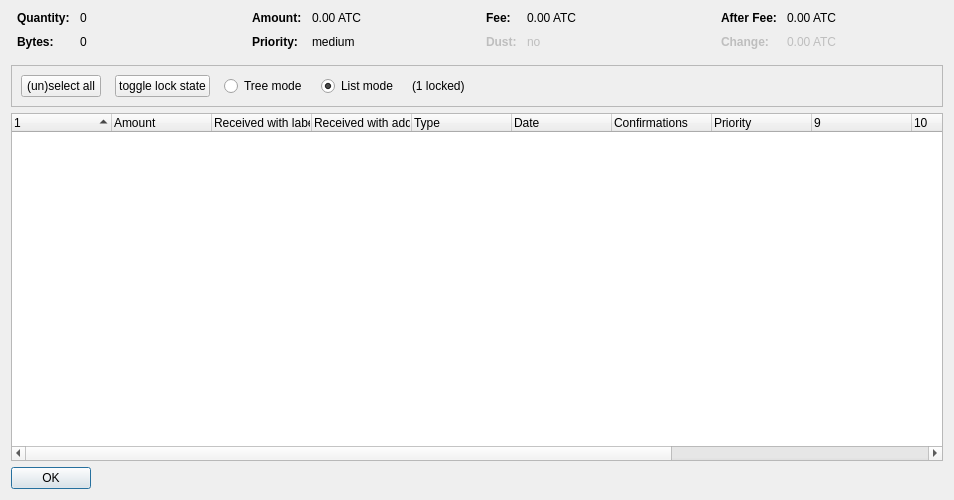
<?xml version="1.0" encoding="UTF-8"?>
<ui version="4.0">
 <class>CoinControlDialog</class>
 <widget class="QDialog" name="CoinControlDialog">
  <property name="geometry">
   <rect>
    <x>0</x>
    <y>0</y>
    <width>954</width>
    <height>500</height>
   </rect>
  </property>
  <property name="windowTitle">
   <string>Coin Selection</string>
  </property>
  <layout class="QVBoxLayout" name="verticalLayout">
   <item>
    <layout class="QHBoxLayout" name="horizontalLayoutTop" stretch="0,0,0,0">
     <property name="topMargin">
      <number>0</number>
     </property>
     <property name="bottomMargin">
      <number>10</number>
     </property>
     <item>
      <layout class="QFormLayout" name="formLayoutCoinControl1">
       <property name="horizontalSpacing">
        <number>10</number>
       </property>
       <property name="verticalSpacing">
        <number>10</number>
       </property>
       <property name="leftMargin">
        <number>6</number>
       </property>
       <property name="rightMargin">
        <number>6</number>
       </property>
       <item row="0" column="0">
        <widget class="QLabel" name="labelCoinControlQuantityText">
         <property name="font">
          <font>
           <weight>75</weight>
           <bold>true</bold>
          </font>
         </property>
         <property name="text">
          <string>Quantity:</string>
         </property>
        </widget>
       </item>
       <item row="0" column="1">
        <widget class="QLabel" name="labelCoinControlQuantity">
         <property name="cursor">
          <cursorShape>IBeamCursor</cursorShape>
         </property>
         <property name="contextMenuPolicy">
          <enum>Qt::ActionsContextMenu</enum>
         </property>
         <property name="text">
          <string notr="true">0</string>
         </property>
         <property name="textInteractionFlags">
          <set>Qt::LinksAccessibleByMouse|Qt::TextSelectableByKeyboard|Qt::TextSelectableByMouse</set>
         </property>
        </widget>
       </item>
       <item row="1" column="0">
        <widget class="QLabel" name="labelCoinControlBytesText">
         <property name="font">
          <font>
           <weight>75</weight>
           <bold>true</bold>
          </font>
         </property>
         <property name="text">
          <string>Bytes:</string>
         </property>
        </widget>
       </item>
       <item row="1" column="1">
        <widget class="QLabel" name="labelCoinControlBytes">
         <property name="cursor">
          <cursorShape>IBeamCursor</cursorShape>
         </property>
         <property name="contextMenuPolicy">
          <enum>Qt::ActionsContextMenu</enum>
         </property>
         <property name="text">
          <string notr="true">0</string>
         </property>
         <property name="textInteractionFlags">
          <set>Qt::LinksAccessibleByMouse|Qt::TextSelectableByKeyboard|Qt::TextSelectableByMouse</set>
         </property>
        </widget>
       </item>
      </layout>
     </item>
     <item>
      <layout class="QFormLayout" name="formLayoutCoinControl2">
       <property name="horizontalSpacing">
        <number>10</number>
       </property>
       <property name="verticalSpacing">
        <number>10</number>
       </property>
       <property name="leftMargin">
        <number>6</number>
       </property>
       <property name="rightMargin">
        <number>6</number>
       </property>
       <item row="0" column="0">
        <widget class="QLabel" name="labelCoinControlAmountText">
         <property name="font">
          <font>
           <weight>75</weight>
           <bold>true</bold>
          </font>
         </property>
         <property name="text">
          <string>Amount:</string>
         </property>
        </widget>
       </item>
       <item row="0" column="1">
        <widget class="QLabel" name="labelCoinControlAmount">
         <property name="cursor">
          <cursorShape>IBeamCursor</cursorShape>
         </property>
         <property name="contextMenuPolicy">
          <enum>Qt::ActionsContextMenu</enum>
         </property>
         <property name="text">
          <string notr="true">0.00 ATC</string>
         </property>
         <property name="textInteractionFlags">
          <set>Qt::LinksAccessibleByMouse|Qt::TextSelectableByKeyboard|Qt::TextSelectableByMouse</set>
         </property>
        </widget>
       </item>
       <item row="1" column="0">
        <widget class="QLabel" name="labelCoinControlPriorityText">
         <property name="font">
          <font>
           <weight>75</weight>
           <bold>true</bold>
          </font>
         </property>
         <property name="text">
          <string>Priority:</string>
         </property>
        </widget>
       </item>
       <item row="1" column="1">
        <widget class="QLabel" name="labelCoinControlPriority">
         <property name="cursor">
          <cursorShape>IBeamCursor</cursorShape>
         </property>
         <property name="contextMenuPolicy">
          <enum>Qt::ActionsContextMenu</enum>
         </property>
         <property name="text">
          <string>medium</string>
         </property>
         <property name="textInteractionFlags">
          <set>Qt::LinksAccessibleByMouse|Qt::TextSelectableByKeyboard|Qt::TextSelectableByMouse</set>
         </property>
        </widget>
       </item>
      </layout>
     </item>
     <item>
      <layout class="QFormLayout" name="formLayoutCoinControl3">
       <property name="horizontalSpacing">
        <number>10</number>
       </property>
       <property name="verticalSpacing">
        <number>10</number>
       </property>
       <property name="leftMargin">
        <number>6</number>
       </property>
       <property name="rightMargin">
        <number>6</number>
       </property>
       <item row="0" column="0">
        <widget class="QLabel" name="labelCoinControlFeeText">
         <property name="font">
          <font>
           <weight>75</weight>
           <bold>true</bold>
          </font>
         </property>
         <property name="text">
          <string>Fee:</string>
         </property>
        </widget>
       </item>
       <item row="0" column="1">
        <widget class="QLabel" name="labelCoinControlFee">
         <property name="cursor">
          <cursorShape>IBeamCursor</cursorShape>
         </property>
         <property name="contextMenuPolicy">
          <enum>Qt::ActionsContextMenu</enum>
         </property>
         <property name="text">
          <string notr="true">0.00 ATC</string>
         </property>
         <property name="textInteractionFlags">
          <set>Qt::LinksAccessibleByMouse|Qt::TextSelectableByKeyboard|Qt::TextSelectableByMouse</set>
         </property>
        </widget>
       </item>
       <item row="1" column="0">
        <widget class="QLabel" name="labelCoinControlLowOutputText">
         <property name="enabled">
          <bool>false</bool>
         </property>
         <property name="font">
          <font>
           <weight>75</weight>
           <bold>true</bold>
          </font>
         </property>
         <property name="text">
          <string>Dust:</string>
         </property>
        </widget>
       </item>
       <item row="1" column="1">
        <widget class="QLabel" name="labelCoinControlLowOutput">
         <property name="enabled">
          <bool>false</bool>
         </property>
         <property name="cursor">
          <cursorShape>IBeamCursor</cursorShape>
         </property>
         <property name="contextMenuPolicy">
          <enum>Qt::ActionsContextMenu</enum>
         </property>
         <property name="text">
          <string>no</string>
         </property>
         <property name="textInteractionFlags">
          <set>Qt::LinksAccessibleByMouse|Qt::TextSelectableByKeyboard|Qt::TextSelectableByMouse</set>
         </property>
        </widget>
       </item>
      </layout>
     </item>
     <item>
      <layout class="QFormLayout" name="formLayoutCoinControl4">
       <property name="horizontalSpacing">
        <number>10</number>
       </property>
       <property name="verticalSpacing">
        <number>10</number>
       </property>
       <property name="leftMargin">
        <number>6</number>
       </property>
       <property name="rightMargin">
        <number>6</number>
       </property>
       <item row="0" column="0">
        <widget class="QLabel" name="labelCoinControlAfterFeeText">
         <property name="font">
          <font>
           <weight>75</weight>
           <bold>true</bold>
          </font>
         </property>
         <property name="text">
          <string>After Fee:</string>
         </property>
        </widget>
       </item>
       <item row="0" column="1">
        <widget class="QLabel" name="labelCoinControlAfterFee">
         <property name="cursor">
          <cursorShape>IBeamCursor</cursorShape>
         </property>
         <property name="contextMenuPolicy">
          <enum>Qt::ActionsContextMenu</enum>
         </property>
         <property name="text">
          <string notr="true">0.00 ATC</string>
         </property>
         <property name="textInteractionFlags">
          <set>Qt::LinksAccessibleByMouse|Qt::TextSelectableByKeyboard|Qt::TextSelectableByMouse</set>
         </property>
        </widget>
       </item>
       <item row="1" column="0">
        <widget class="QLabel" name="labelCoinControlChangeText">
         <property name="enabled">
          <bool>false</bool>
         </property>
         <property name="font">
          <font>
           <weight>75</weight>
           <bold>true</bold>
          </font>
         </property>
         <property name="text">
          <string>Change:</string>
         </property>
        </widget>
       </item>
       <item row="1" column="1">
        <widget class="QLabel" name="labelCoinControlChange">
         <property name="enabled">
          <bool>false</bool>
         </property>
         <property name="cursor">
          <cursorShape>IBeamCursor</cursorShape>
         </property>
         <property name="contextMenuPolicy">
          <enum>Qt::ActionsContextMenu</enum>
         </property>
         <property name="text">
          <string notr="true">0.00 ATC</string>
         </property>
         <property name="textInteractionFlags">
          <set>Qt::LinksAccessibleByMouse|Qt::TextSelectableByKeyboard|Qt::TextSelectableByMouse</set>
         </property>
        </widget>
       </item>
      </layout>
     </item>
    </layout>
   </item>
   <item>
    <widget class="QFrame" name="frame">
     <property name="minimumSize">
      <size>
       <width>0</width>
       <height>40</height>
      </size>
     </property>
     <property name="frameShape">
      <enum>QFrame::StyledPanel</enum>
     </property>
     <property name="frameShadow">
      <enum>QFrame::Sunken</enum>
     </property>
     <layout class="QHBoxLayout" name="horizontalLayout">
      <item>
       <layout class="QHBoxLayout" name="horizontalLayoutPanel" stretch="0,0,0,0,0,0">
        <property name="spacing">
         <number>14</number>
        </property>
        <item>
         <widget class="QPushButton" name="pushButtonSelectAll">
          <property name="sizePolicy">
           <sizepolicy hsizetype="Maximum" vsizetype="Fixed">
            <horstretch>0</horstretch>
            <verstretch>0</verstretch>
           </sizepolicy>
          </property>
          <property name="text">
           <string>(un)select all</string>
          </property>
          <property name="autoDefault">
           <bool>false</bool>
          </property>
         </widget>
        </item>
        <item>
         <widget class="QPushButton" name="pushButtonToggleLock">
          <property name="sizePolicy">
           <sizepolicy hsizetype="Maximum" vsizetype="Fixed">
            <horstretch>0</horstretch>
            <verstretch>0</verstretch>
           </sizepolicy>
          </property>
          <property name="text">
           <string>toggle lock state</string>
          </property>
          <property name="autoDefault">
           <bool>false</bool>
          </property>
         </widget>
        </item>
        <item>
         <widget class="QRadioButton" name="radioTreeMode">
          <property name="sizePolicy">
           <sizepolicy hsizetype="Maximum" vsizetype="Fixed">
            <horstretch>0</horstretch>
            <verstretch>0</verstretch>
           </sizepolicy>
          </property>
          <property name="text">
           <string>Tree mode</string>
          </property>
         </widget>
        </item>
        <item>
         <widget class="QRadioButton" name="radioListMode">
          <property name="sizePolicy">
           <sizepolicy hsizetype="Maximum" vsizetype="Fixed">
            <horstretch>0</horstretch>
            <verstretch>0</verstretch>
           </sizepolicy>
          </property>
          <property name="text">
           <string>List mode</string>
          </property>
          <property name="checked">
           <bool>true</bool>
          </property>
         </widget>
        </item>
        <item>
         <widget class="QLabel" name="labelLocked">
          <property name="text">
           <string>(1 locked)</string>
          </property>
         </widget>
        </item>
        <item>
         <spacer name="horizontalSpacer">
          <property name="orientation">
           <enum>Qt::Horizontal</enum>
          </property>
          <property name="sizeHint" stdset="0">
           <size>
            <width>40</width>
            <height>20</height>
           </size>
          </property>
         </spacer>
        </item>
       </layout>
      </item>
     </layout>
    </widget>
   </item>
   <item>
    <widget class="CoinControlTreeWidget" name="treeWidget">
     <property name="contextMenuPolicy">
      <enum>Qt::CustomContextMenu</enum>
     </property>
     <property name="sortingEnabled">
      <bool>false</bool>
     </property>
     <property name="columnCount">
      <number>13</number>
     </property>
     <attribute name="headerShowSortIndicator" stdset="0">
      <bool>true</bool>
     </attribute>
     <attribute name="headerStretchLastSection">
      <bool>false</bool>
     </attribute>
     <column>
      <property name="text">
       <string/>
      </property>
     </column>
     <column>
      <property name="text">
       <string>Amount</string>
      </property>
     </column>
     <column>
      <property name="text">
       <string>Received with label</string>
      </property>
     </column>
     <column>
      <property name="text">
       <string>Received with address</string>
      </property>
     </column>
     <column>
      <property name="text">
       <string>Type</string>
      </property>
     </column>
     <column>
      <property name="text">
       <string>Date</string>
      </property>
     </column>
     <column>
      <property name="text">
       <string>Confirmations</string>
      </property>
      <property name="toolTip">
       <string>Confirmed</string>
      </property>
     </column>
     <column>
      <property name="text">
       <string>Priority</string>
      </property>
     </column>
     <column>
      <property name="text">
       <string/>
      </property>
     </column>
     <column>
      <property name="text">
       <string/>
      </property>
     </column>
     <column>
      <property name="text">
       <string/>
      </property>
     </column>
     <column>
      <property name="text">
       <string/>
      </property>
     </column>
     <column>
      <property name="text">
       <string/>
      </property>
     </column>
    </widget>
   </item>
   <item>
    <widget class="QDialogButtonBox" name="buttonBox">
     <property name="sizePolicy">
      <sizepolicy hsizetype="Maximum" vsizetype="Fixed">
       <horstretch>0</horstretch>
       <verstretch>0</verstretch>
      </sizepolicy>
     </property>
     <property name="orientation">
      <enum>Qt::Horizontal</enum>
     </property>
     <property name="standardButtons">
      <set>QDialogButtonBox::Ok</set>
     </property>
    </widget>
   </item>
  </layout>
 </widget>
 <customwidgets>
  <customwidget>
   <class>CoinControlTreeWidget</class>
   <extends>QTreeWidget</extends>
   <header>coincontroltreewidget.h</header>
  </customwidget>
 </customwidgets>
 <resources/>
 <connections/>
</ui>
